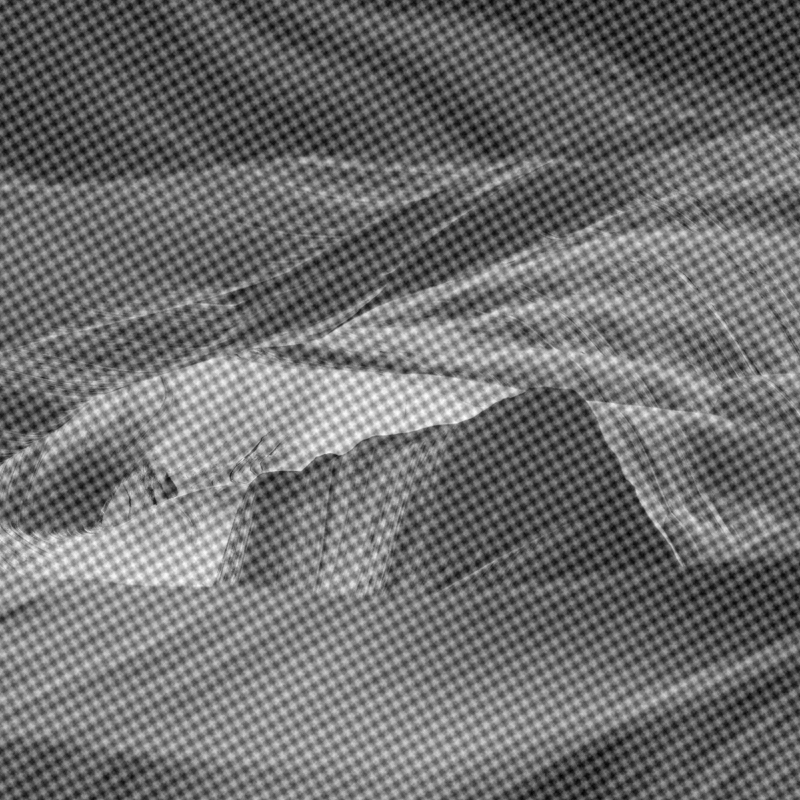
#> input picture Tareas/imagenes/J1.png, 800 x 800 px
$ python fourier.py
#> lines starting #> are read from the running program, lines starting #| are printed output that depends on the picture
import cv2
import numpy as np
from matplotlib import pyplot as plt

img = cv2.imread('J1.png',0)
#> img is the input picture: shape (800, 800); min 0, max 255, mean 110.7

# =============================================================================
# TRANSFORMADA DE FOURIER
# =============================================================================
f = np.fft.fft2(img)

# =============================================================================
# FFTSHIFT
# =============================================================================
fshift = np.fft.fftshift(f)
Fourier = np.fft.fftshift(f)


### MODULO Y ESCALA LOGARITMICA DE LA TF ###
Fourier = np.log(np.abs(Fourier) + 1)
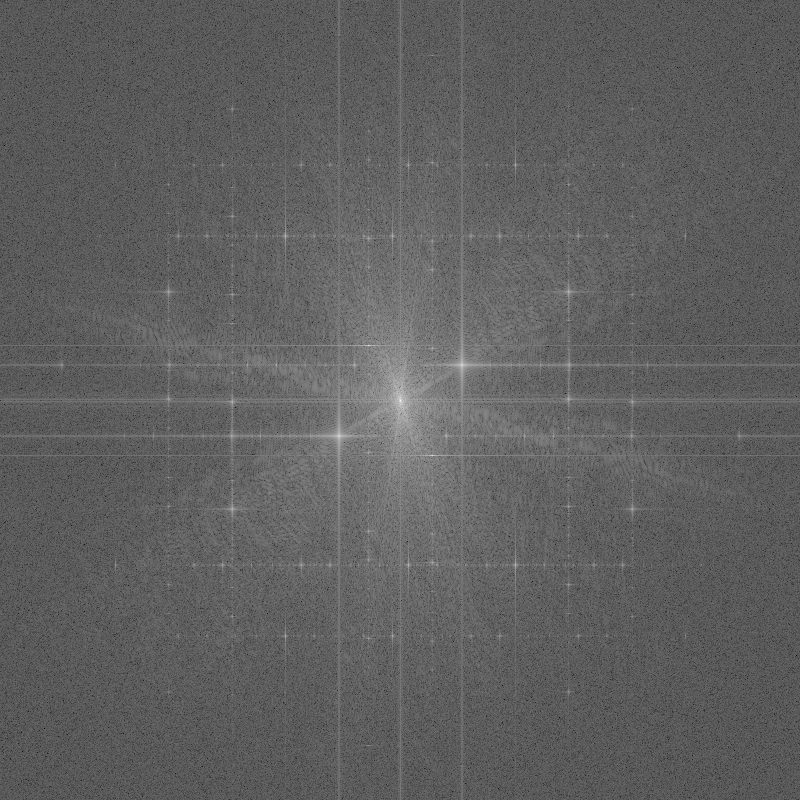
#> Fourier: shape (800, 800) float64; min 1.78, max 18.08, mean 7.92; drawn with min black and max white

# =============================================================================
# Desarrollo del filtro
# =============================================================================
#rows, cols = img.shape
#crow,ccol = int(rows/2) , int(cols/2)
fshift[425:445,330:350] = 0
fshift[355:375,455:475] = 0
fshift[505:520,230:250] = 0
fshift[290:305,560:580] = 0
#fshift[crow-30:crow+30, ccol-30:ccol+30] = 0

### MODULO Y ESCALA LOGARITMICA DEL FILTRO ###
filtro = np.log(np.abs(fshift) + 1)

# =============================================================================
# Transformada inversa de Fourier
# =============================================================================
f_ishift = np.fft.ifftshift(fshift)
img_back = np.fft.ifft2(f_ishift)
img_back = np.abs(img_back)
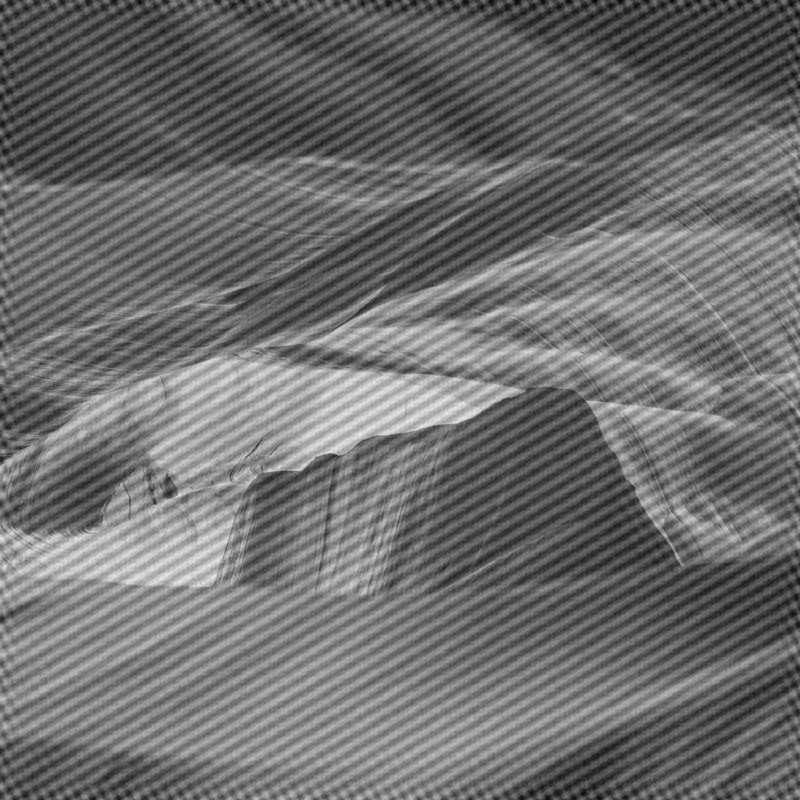
#> img_back: shape (800, 800) float64; min 5.58, max 236.2, mean 110.7

img_back.max()

def Normalizar(f):
  faux = np.ravel(f).astype(float)
  minimum = faux.min()
#> minimum = 5.58
  maximum = faux.max()
#> maximum = 236.2
  g = (faux-minimum)*(255) / (maximum-minimum)
  r = g.reshape(f.shape).astype(np.uint8)
  return(r)
# =============================================================================
# Visualizacion
# =============================================================================


cv2.imshow("img",img)
cv2.imshow("img_back",Normalizar(img_back))
cv2.waitKey(0)
cv2.destroyAllWindows()


plt.subplot(141),plt.imshow(img, cmap = 'gray')
plt.title('Original'), plt.xticks([]), plt.yticks([])

plt.subplot(142),plt.imshow(Fourier, cmap = 'gray')
plt.title('Fourier'), plt.xticks([]), plt.yticks([])


plt.subplot(143),plt.imshow(filtro, cmap = 'gray')
plt.title('Filtro'), plt.xticks([]), plt.yticks([])


plt.subplot(144),plt.imshow(img_back,cmap = 'gray')
plt.title('Transformada inversa'), plt.xticks([]), plt.yticks([])

plt.show()
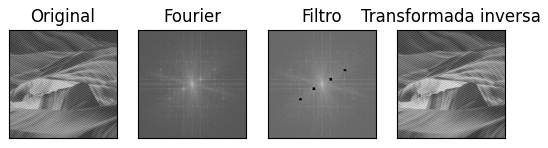
#> figure drawn by matplotlib, 4 panels

$ run again, with Tareas/imagenes/J2.png copied over Tareas/imagenes/J1.png
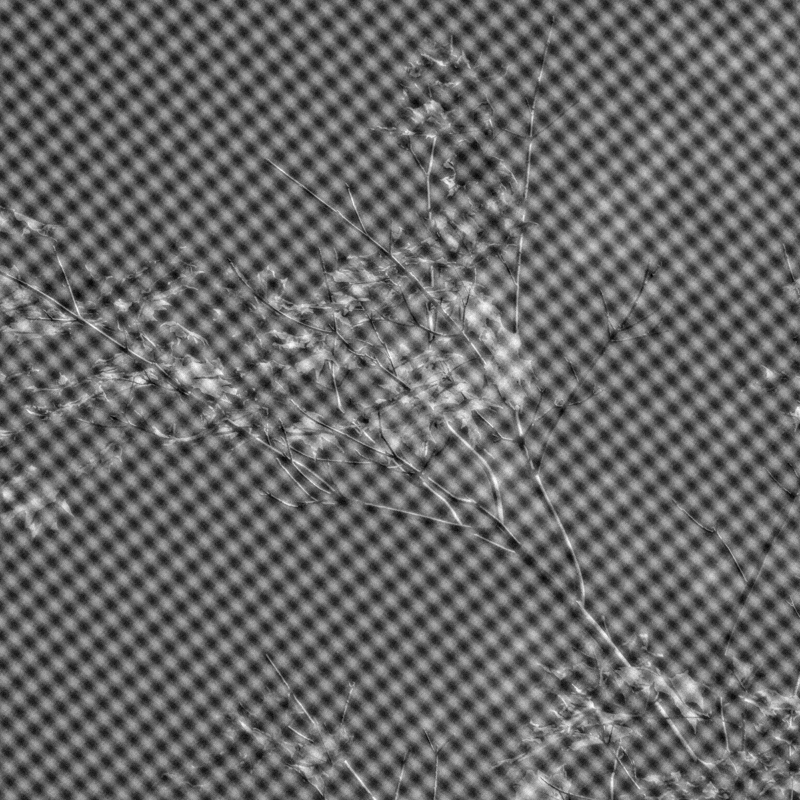
#> input picture Tareas/imagenes/J2.png, 800 x 800 px
#> img is the input picture: shape (800, 800); min 0, max 255, mean 103.5
#> `Fourier = np.log(np.abs(Fourier) + 1)`:
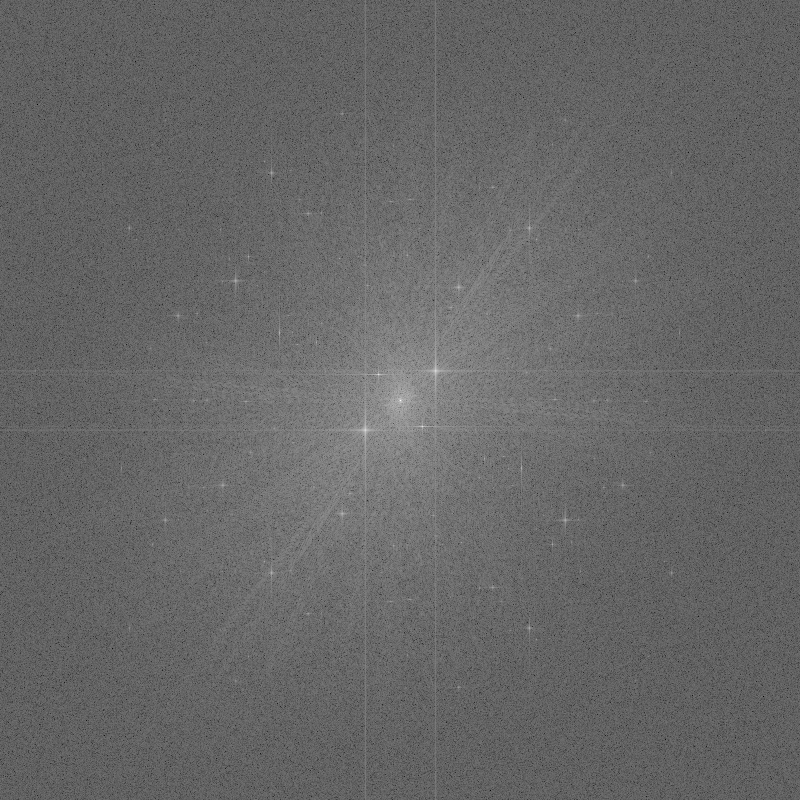
#> Fourier: shape (800, 800) float64; min 1.89, max 18.01, mean 8.41; drawn with min black and max white
#> minimum = 0.0977
#> maximum = 255.5
#> `plt.show()`:
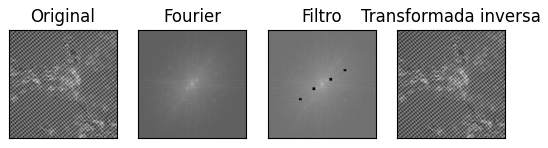
#> figure drawn by matplotlib, 4 panels

$ run again, with Tareas/imagenes/J3.png copied over Tareas/imagenes/J1.png
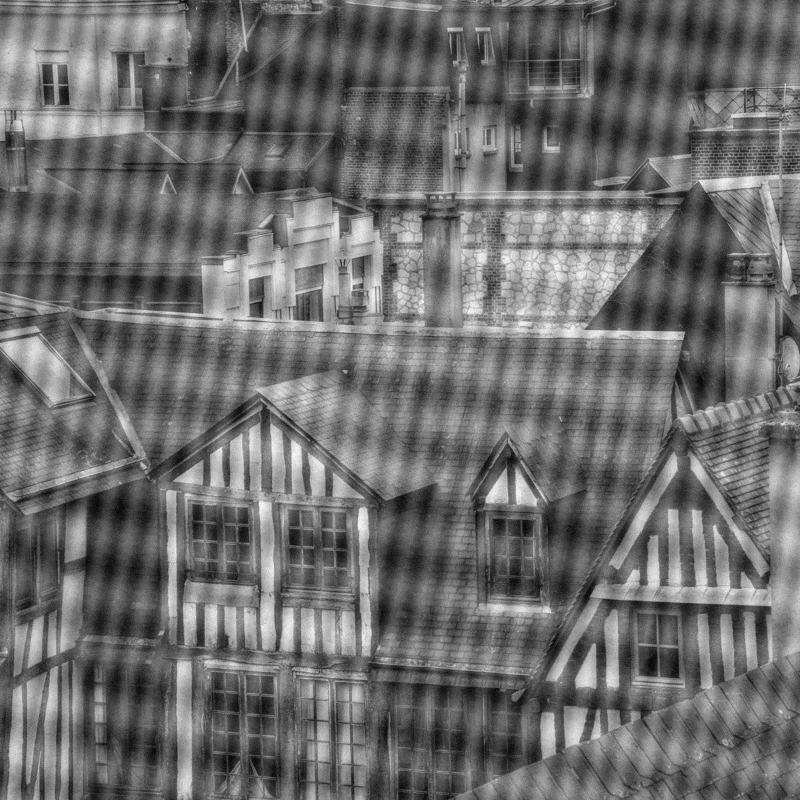
#> input picture Tareas/imagenes/J3.png, 800 x 800 px
#> img is the input picture: shape (800, 800); min 0, max 255, mean 109
#> `Fourier = np.log(np.abs(Fourier) + 1)`:
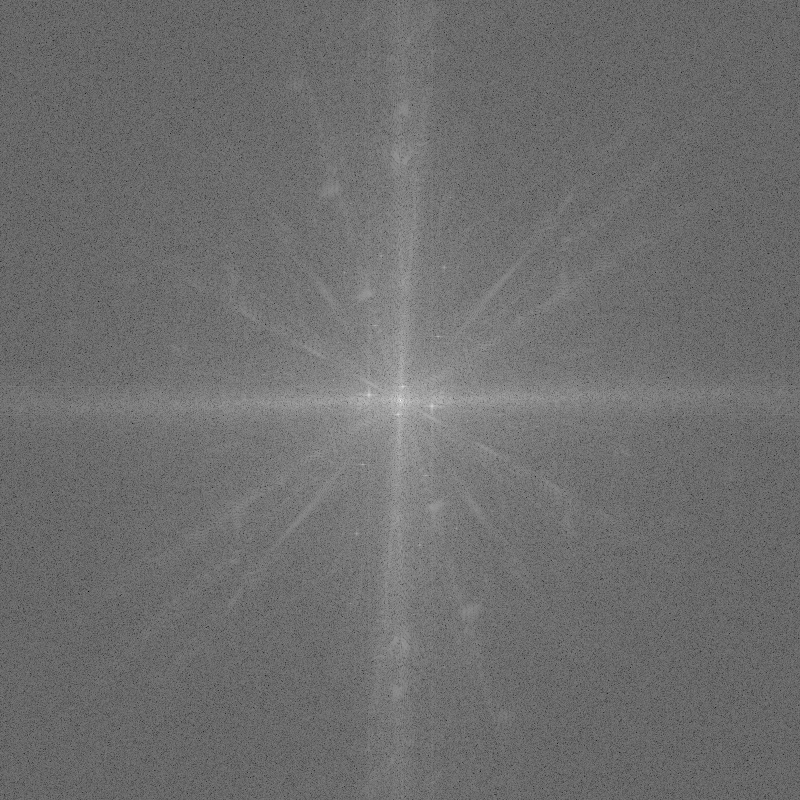
#> Fourier: shape (800, 800) float64; min 1.36, max 18.06, mean 8.62; drawn with min black and max white
#> minimum = 1.15
#> maximum = 256.7
#> `plt.show()`:
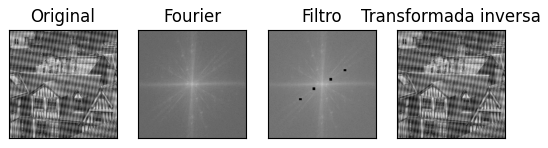
#> figure drawn by matplotlib, 4 panels

$ run again, with Tareas/imagenes/J4.png copied over Tareas/imagenes/J1.png
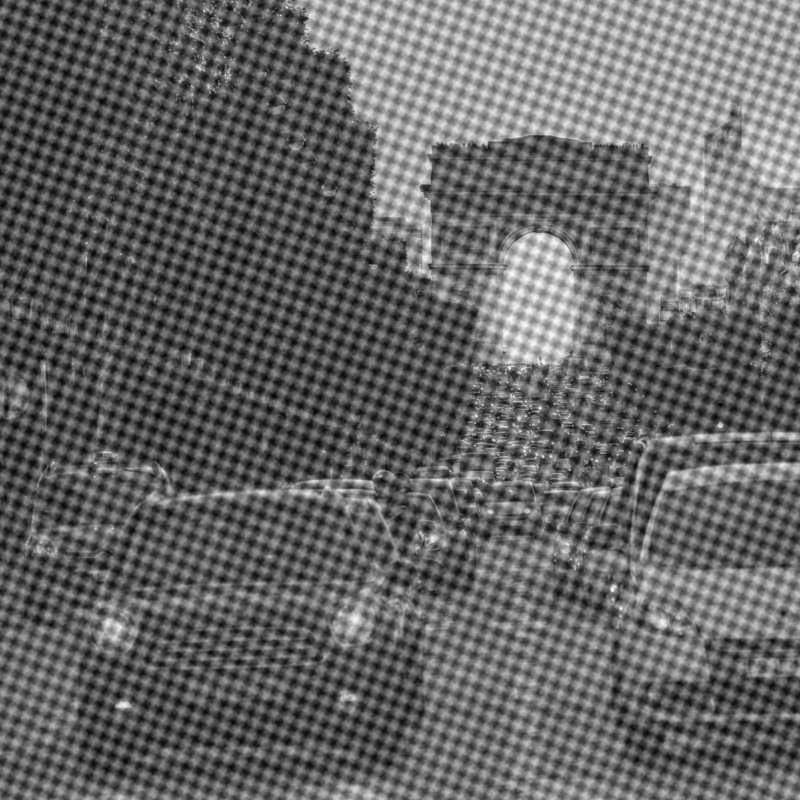
#> input picture Tareas/imagenes/J4.png, 800 x 800 px
#> img is the input picture: shape (800, 800); min 0, max 255, mean 102.2
#> `Fourier = np.log(np.abs(Fourier) + 1)`:
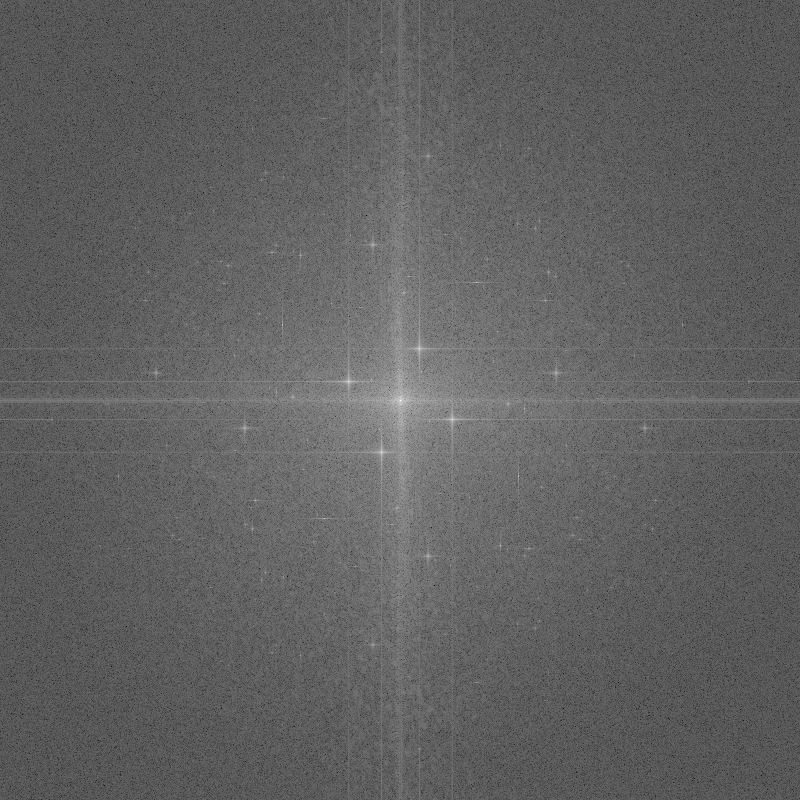
#> Fourier: shape (800, 800) float64; min 1.91, max 18, mean 8.06; drawn with min black and max white
#> minimum = 1.32
#> maximum = 254.8
#> `plt.show()`:
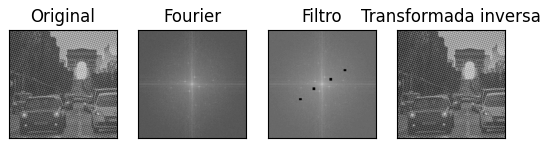
#> figure drawn by matplotlib, 4 panels
